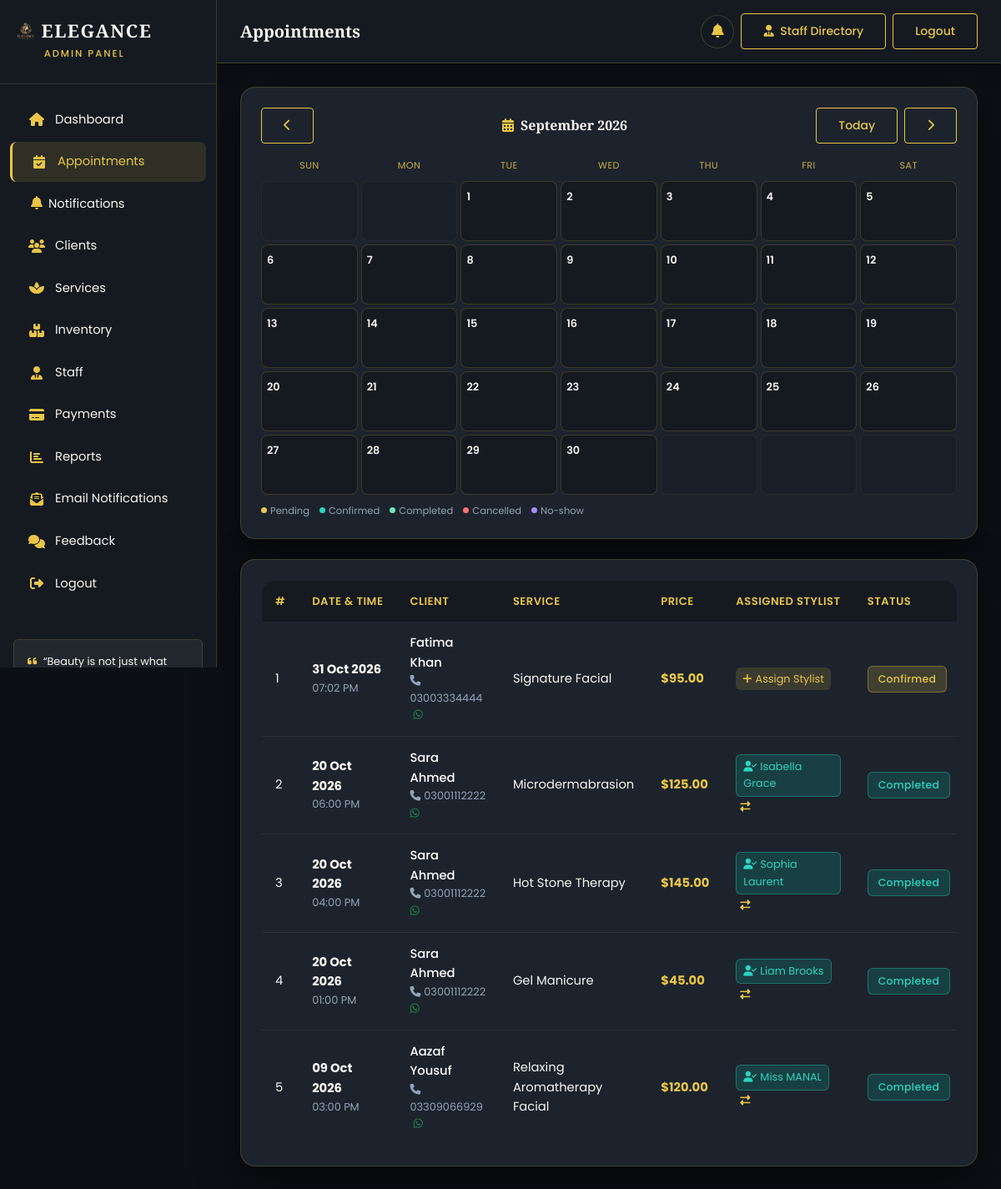
Page /admin/appointments.php?cal_y=2026&cal_m=9 (signed in) on the committed database.
### tables this page shows
CREATE TABLE IF NOT EXISTS appointments (
    id               INT  NOT NULL AUTO_INCREMENT,
    client_id        INT  NOT NULL,
    service_id       INT  NOT NULL,
    staff_id         INT  DEFAULT NULL,
    appointment_date DATE NOT NULL,
    appointment_time TIME NOT NULL,
    status           ENUM('pending','confirmed','completed','cancelled','no-show') DEFAULT 'pending',
    notes            TEXT DEFAULT NULL,
    created_at       TIMESTAMP NOT NULL DEFAULT CURRENT_TIMESTAMP,
    updated_at       TIMESTAMP(6) NOT NULL DEFAULT CURRENT_TIMESTAMP(6) ON UPDATE CURRENT_TIMESTAMP(6),
    PRIMARY KEY (id),
    KEY idx_appt_client  (client_id),
    KEY idx_appt_service (service_id),
    KEY idx_appt_staff   (staff_id),
    CONSTRAINT fk_appt_client  FOREIGN KEY (client_id)  REFERENCES clients(id),
    CONSTRAINT fk_appt_service FOREIGN KEY (service_id) REFERENCES services(id),
    CONSTRAINT fk_appt_staff   FOREIGN KEY (staff_id)   REFERENCES staff(id) ON DELETE SET NULL
);

CREATE TABLE IF NOT EXISTS clients (
    id          INT          NOT NULL AUTO_INCREMENT,
    name        VARCHAR(150) NOT NULL,
    email       VARCHAR(254) DEFAULT NULL,
    phone       VARCHAR(20)  NOT NULL,
    gender      ENUM('male','female','other') DEFAULT NULL,
    address     TEXT         DEFAULT NULL,
    preferences TEXT         DEFAULT NULL,
    notes       TEXT         DEFAULT NULL,
    created_at  TIMESTAMP    NOT NULL DEFAULT CURRENT_TIMESTAMP,
    PRIMARY KEY (id)
);

CREATE TABLE IF NOT EXISTS services (
    id          INT           NOT NULL AUTO_INCREMENT,
    name        VARCHAR(100)  NOT NULL,
    description TEXT          DEFAULT NULL,
    duration    INT           NOT NULL COMMENT 'in minutes',
    price       DECIMAL(10,2) NOT NULL,
    category    VARCHAR(50)   DEFAULT NULL,
    image       VARCHAR(255)  DEFAULT NULL,    
    status      ENUM('active','inactive') DEFAULT 'active',
    PRIMARY KEY (id)
);

CREATE TABLE IF NOT EXISTS users (
    id          INT          NOT NULL AUTO_INCREMENT,
    name        VARCHAR(150) NOT NULL,
    email       VARCHAR(254) NOT NULL,
    phone       VARCHAR(20)  DEFAULT NULL,
    password    VARCHAR(255) NOT NULL,
    role        ENUM('admin','receptionist','stylist','client') DEFAULT 'client',
    status      ENUM('active','inactive') DEFAULT 'active',
    created_at  TIMESTAMP    NOT NULL DEFAULT CURRENT_TIMESTAMP,
    PRIMARY KEY (id),
    UNIQUE KEY uq_users_email (email)
);

### includes/notifications.php (called while the page is built, shortened)
<?php
function generate_whatsapp_reminder_link(string $clientPhone, string $clientName, string $serviceName, string $date, string $time): string {
    $cleanPhone = preg_replace('/\D+/', '', $clientPhone);
    if (str_starts_with($cleanPhone, '03')) {
        $cleanPhone = '92' . substr($cleanPhone, 1);
    }
    $msg = "Hello {$clientName}! This is a friendly reminder from Elegance Salon about your appointment for '{$serviceName}' scheduled on " . date('M d, Y', strtotime($date)) . " at " . date('h:i A', strtotime($time)) . ". We look forward to seeing you!";
    return "https://wa.me/" . rawurlencode($cleanPhone) . "?text=" . rawurlencode($msg);
}

### admin/appointments.php (the view, shortened to what this page needs)
<?php
require_once '../includes/notifications.php';
$appointments = $pdo->query("
    SELECT a.*, c.name as client_name, c.phone as client_phone, c.email as client_email,
           s.name as service_name, s.price,
           u.name as stylist_name, st.specialization as stylist_specialization
    FROM appointments a
    JOIN clients c ON a.client_id = c.id
    JOIN services s ON a.service_id = s.id
    LEFT JOIN staff st ON a.staff_id = st.id
    LEFT JOIN users u ON st.user_id = u.id
    ORDER BY a.appointment_date DESC, a.appointment_time DESC
")->fetchAll();
$calYear  = isset($_GET['cal_y']) ? (int)$_GET['cal_y'] : (int)date('Y');
$calMonth = isset($_GET['cal_m']) ? (int)$_GET['cal_m'] : (int)date('n');
$calFirstDay   = new DateTimeImmutable(sprintf('%04d-%02d-01', $calYear, $calMonth));
$calDaysInMonth = (int)$calFirstDay->format('t');
$calStartWeekday = (int)$calFirstDay->format('w');
$calPrev = $calFirstDay->modify('-1 month');
$calNext = $calFirstDay->modify('+1 month');
$calMonthLabel = $calFirstDay->format('F Y');
$calendarAppts = [];
?>
<!DOCTYPE html>
<html lang="en">
<head>
    <link href="https://cdn.jsdelivr.net/npm/bootstrap@5.3.3/dist/css/bootstrap.min.css" rel="stylesheet">
    <link rel="stylesheet" href="https://cdnjs.cloudflare.com/ajax/libs/font-awesome/6.5.1/css/all.min.css">
    <link rel="stylesheet" href="../assets/css/style.css">
    <link rel="stylesheet" href="../assets/css/admin.css">
</head>
<body data-base-path="..">
<div class="admin-wrapper">
    <?php include 'includes/sidebar.php'; ?>
    <div class="main-content">
        <div class="topbar">
            <div class="d-flex align-items-center">
                <h5 class="mb-0">Appointments</h5>
            </div>
            <div class="d-flex align-items-center gap-2">
                <div class="dropdown d-inline-block">
                    <button class="btn btn-notification-bell" type="button" data-bs-toggle="dropdown" aria-expanded="false" data-role="notification-bell" title="Notifications">
                        <i class="fas fa-bell"></i>
                    </button>
                </div>
                <a href="staff.php" class="btn btn-sm btn-outline-gold"><i class="fas fa-user-tie me-1"></i> Staff Directory</a>
                <a href="../logout.php" class="btn btn-sm btn-outline-gold">Logout</a>
            </div>
        </div>
        <div class="content-area">
            <div class="card-elegant appt-calendar-wrap">
                <div class="appt-calendar-nav">
                    <a class="btn btn-sm btn-outline-gold" href="?cal_y=<?php echo (int)$calPrev->format('Y'); ?>&amp;cal_m=<?php echo (int)$calPrev->format('n'); ?>" title="Previous month">
                        <i class="fas fa-chevron-left"></i>
                    </a>
                    <h6><i class="fas fa-calendar-alt me-2 text-gold"></i><?php echo htmlspecialchars($calMonthLabel); ?></h6>
                    <div class="d-flex gap-2">
                        <a class="btn btn-sm btn-outline-gold" href="?cal_y=<?php echo (int)date('Y'); ?>&amp;cal_m=<?php echo (int)date('n'); ?>">Today</a>
                        <a class="btn btn-sm btn-outline-gold" href="?cal_y=<?php echo (int)$calNext->format('Y'); ?>&amp;cal_m=<?php echo (int)$calNext->format('n'); ?>" title="Next month">
                            <i class="fas fa-chevron-right"></i>
                        </a>
                    </div>
                </div>
                <div class="appt-cal-grid">
                    <?php
                    $dowLabels = ['Sun', 'Mon', 'Tue', 'Wed', 'Thu', 'Fri', 'Sat'];
                    foreach ($dowLabels as $dlab): ?>
                        <div class="appt-cal-dow"><?php echo $dlab; ?></div>
                    <?php endforeach;
                    for ($i = 0; $i < $calStartWeekday; $i++): ?>
                        <div class="appt-cal-day other-month"></div>
                    <?php endfor;
                    for ($day = 1; $day <= $calDaysInMonth; $day++):
                        $dateStr = sprintf('%04d-%02d-%02d', $calYear, $calMonth, $day);
                        $dayAppts = $calendarAppts[$dateStr] ?? [];
                        $hasAppts = count($dayAppts) > 0;
                        $classes = 'appt-cal-day';
                        $payload = [];
                        $dataJson = htmlspecialchars(json_encode($payload), ENT_QUOTES, 'UTF-8');
                    ?>
                        <div class="<?php echo $classes; ?>"
                             data-date="<?php echo $dateStr; ?>"
                             data-appts="<?php echo $dataJson; ?>"
                             <?php if ($hasAppts): ?>role="button" tabindex="0" title="<?php echo count($dayAppts); ?> appointment(s)"<?php endif; ?>>
                            <span class="appt-cal-day-num"><?php echo $day; ?></span>
                        </div>
                    <?php endfor;
                    $totalCells = $calStartWeekday + $calDaysInMonth;
                    $remainder = $totalCells % 7;
                    if ($remainder > 0) {
                        for ($i = 0; $i < (7 - $remainder); $i++): ?>
                            <div class="appt-cal-day other-month"></div>
                        <?php endfor;
                    }
                    ?>
                </div>
                <div class="appt-cal-legend">
                    <span><span class="appt-cal-dot status-pending"></span> Pending</span>
                    <span><span class="appt-cal-dot status-confirmed"></span> Confirmed</span>
                    <span><span class="appt-cal-dot status-completed"></span> Completed</span>
                    <span><span class="appt-cal-dot status-cancelled"></span> Cancelled</span>
                    <span><span class="appt-cal-dot status-no-show"></span> No-show</span>
                </div>
            </div>
            <div class="card-elegant">
                <div class="table-responsive">
                    <table class="table table-elegant mb-0">
                        <thead>
                            <tr>
                                <th>#</th>
                                <th>Date &amp; Time</th>
                                <th>Client</th>
                                <th>Service</th>
                                <th>Price</th>
                                <th>Assigned Stylist</th>
                                <th>Status</th>
                            </tr>
                        </thead>
                        <tbody>
                            <?php if (empty($appointments)): ?>
                                <tr><td colspan="8" class="text-center text-muted py-4">No appointments found</td></tr>
                            <?php else: ?>
                                <?php foreach ($appointments as $i => $row): ?>
                                <tr>
                                    <td><?php echo $i + 1; ?></td>
                                    <td>
                                        <strong data-role="appointment-date" data-appointment-id="<?php echo (int)$row['id']; ?>"><?php echo date('d M Y', strtotime($row['appointment_date'])); ?></strong>
                                        <small class="d-block text-muted" data-role="appointment-time" data-appointment-id="<?php echo (int)$row['id']; ?>"><?php echo date('h:i A', strtotime($row['appointment_time'])); ?></small>
                                    </td>
                                    <td>
                                        <span class="d-block fw-medium text-white"><?php echo htmlspecialchars($row['client_name']); ?></span>
                                        <small class="text-muted d-block">
                                            <i class="fas fa-phone me-1"></i><?php echo htmlspecialchars($row['client_phone']); ?>
                                            <?php if (!empty($row['client_phone'])): ?>
                                                <?php $waLink = generate_whatsapp_reminder_link($row['client_phone'], $row['client_name'], $row['service_name'], $row['appointment_date'], $row['appointment_time']); ?>
                                                <a href="<?php echo htmlspecialchars($waLink, ENT_QUOTES, 'UTF-8'); ?>" target="_blank" class="text-success ms-1" title="Send WhatsApp Reminder">
                                                    <i class="fab fa-whatsapp"></i>
                                                </a>
                                            <?php endif; ?>
                                        </small>
                                    </td>
                                    <td><?php echo htmlspecialchars($row['service_name']); ?></td>
                                    <td><span class="text-gold fw-bold">$<?php echo number_format($row['price'], 2); ?></span></td>
                                    <td>
                                        <?php if (!empty($row['stylist_name'])): ?>
                                            <span class="badge-stylist d-inline-block">
                                                <i class="fas fa-user-check me-1"></i><?php echo htmlspecialchars($row['stylist_name']); ?>
                                            </span>
                                            <button type="button" class="btn btn-link btn-sm text-gold p-0 ms-1" data-bs-toggle="modal" data-bs-target="#assignModal<?php echo $row['id']; ?>" title="Change Stylist">
                                                <i class="fas fa-exchange-alt small"></i>
                                            </button>
                                        <?php else: ?>
                                            <button type="button" class="btn badge-unassigned border-0" data-bs-toggle="modal" data-bs-target="#assignModal<?php echo $row['id']; ?>" title="Assign a stylist">
                                                <i class="fas fa-plus me-1"></i>Assign Stylist
                                            </button>
                                        <?php endif; ?>
                                    </td>
                                    <td><span class="badge-status badge-<?php echo $row['status']; ?>"><?php echo ucfirst($row['status']); ?></span></td>
                                </tr>
                                <?php endforeach; ?>
                            <?php endif; ?>
                        </tbody>
                    </table>
                </div>
            </div>
        </div>
    </div>
</div>
</body>
</html>

### rows in the picture
appointments: appointment_date "31 Oct 2026", appointment_time "07:02 PM", client.name "Fatima Khan", client.phone "03003334444", service.name "Signature Facial", service.price "95.00", status "Confirmed"
appointments: appointment_date "20 Oct 2026", appointment_time "06:00 PM", client.name "Sara Ahmed", client.phone "03001112222", service.name "Microdermabrasion", service.price "125.00", users.name "Isabella Grace", status "Completed"
appointments: appointment_date "20 Oct 2026", appointment_time "04:00 PM", client.name "Sara Ahmed", client.phone "03001112222", service.name "Hot Stone Therapy", service.price "145.00", users.name "Sophia Laurent", status "Completed"
appointments: appointment_date "20 Oct 2026", appointment_time "01:00 PM", client.name "Sara Ahmed", client.phone "03001112222", service.name "Gel Manicure", service.price "45.00", users.name "Liam Brooks", status "Completed"
appointments: appointment_date "09 Oct 2026", appointment_time "03:00 PM", client.name "Aazaf Yousuf", client.phone "03309066929", service.name "Relaxing Aromatherapy Facial", service.price "120.00", users.name "Miss MANAL", status "Completed"

### other values in the picture
$currentAdminRole "ADMIN"
$calMonthLabel "September 2026"
$dlab "SUN"
$dlab "MON"
$dlab "TUE"
$dlab "WED"
$dlab "THU"
$dlab "FRI"
$dlab "SAT"
